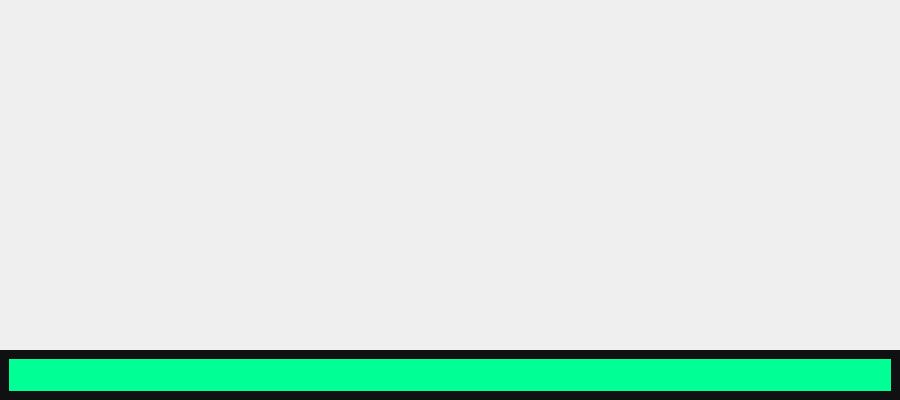
<?xml version="1.0" encoding="UTF-8"?>
<ui version="4.0">
 <class>Form</class>
 <widget class="QWidget" name="Form">
  <property name="geometry">
   <rect>
    <x>0</x>
    <y>0</y>
    <width>900</width>
    <height>400</height>
   </rect>
  </property>
  <property name="windowTitle">
   <string>Holy Presenter Installer</string>
  </property>
  <property name="windowIcon">
   <iconset resource="ui/assets.qrc">
    <normaloff>:/icon/InstallerIcon.png</normaloff>:/icon/InstallerIcon.png</iconset>
  </property>
  <layout class="QVBoxLayout" name="verticalLayout" stretch="9,1">
   <property name="spacing">
    <number>0</number>
   </property>
   <property name="leftMargin">
    <number>0</number>
   </property>
   <property name="topMargin">
    <number>0</number>
   </property>
   <property name="rightMargin">
    <number>0</number>
   </property>
   <property name="bottomMargin">
    <number>0</number>
   </property>
   <item>
    <widget class="QLabel" name="label">
     <property name="maximumSize">
      <size>
       <width>900</width>
       <height>350</height>
      </size>
     </property>
     <property name="text">
      <string/>
     </property>
     <property name="pixmap">
      <pixmap resource="ui/assets.qrc">:/Installer/InstallerThumb.png</pixmap>
     </property>
     <property name="scaledContents">
      <bool>true</bool>
     </property>
    </widget>
   </item>
   <item>
    <widget class="QWidget" name="BarBlack" native="true">
     <property name="styleSheet">
      <string notr="true">background-color: rgb(16, 16, 18);</string>
     </property>
     <widget class="QWidget" name="Bar" native="true">
      <property name="geometry">
       <rect>
        <x>9</x>
        <y>9</y>
        <width>882</width>
        <height>32</height>
       </rect>
      </property>
      <property name="styleSheet">
       <string notr="true">background-color: rgb(0, 255, 149)</string>
      </property>
     </widget>
    </widget>
   </item>
  </layout>
 </widget>
 <resources>
  <include location="ui/assets.qrc"/>
 </resources>
 <connections/>
</ui>
